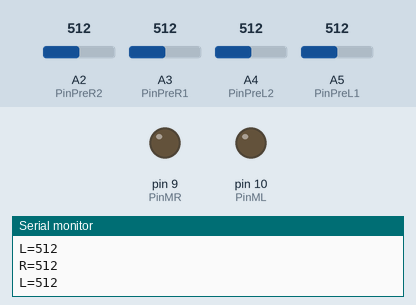
Recording of a sketch running on a simulated Arduino Uno, built with avr-gcc and run on an emulated ATmega328P. On the bench: output pins drawn as LEDs (lit = HIGH), the last lines printed to the serial monitor. The test bench sets the inputs (shaded band); at power-on: A2 (PinPreR2) = 512, A4 (PinPreL2) = 512, A3 (PinPreR1) = 512, A5 (PinPreL1) = 512.

Above: at 1.2 s.
1.3 s: A2 (PinPreR2) set to 716
At 2.1 s:
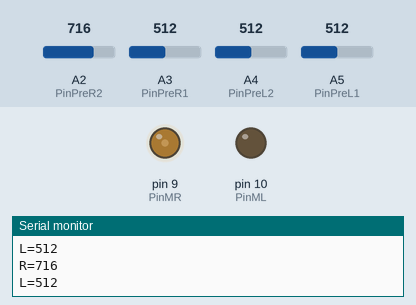
2.8 s: A4 (PinPreL2) set to 716
At 3.2 s:
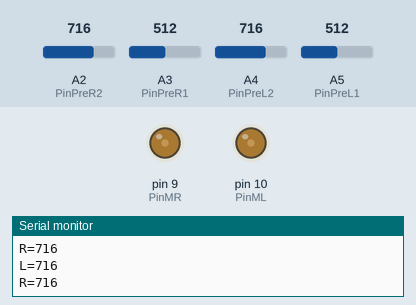
4.3 s: A3 (PinPreR1) set to 992
At 5.5 s:
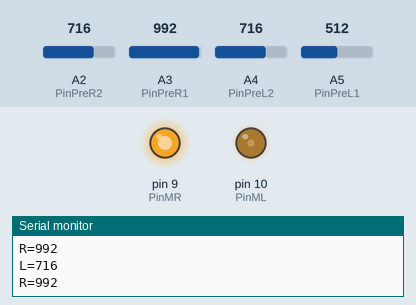
5.8 s: A5 (PinPreL1) set to 992
At 6.7 s:
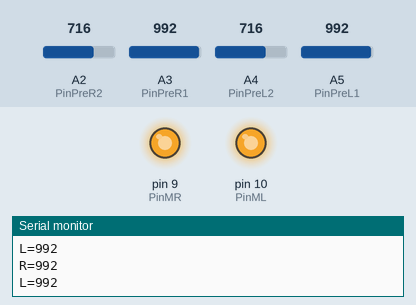
7.3 s: A3 (PinPreR1) set to 716
At 7.8 s:
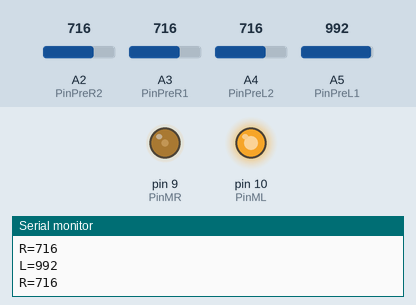
8.8 s: A2 (PinPreR2) set to 992
At 10.2 s:
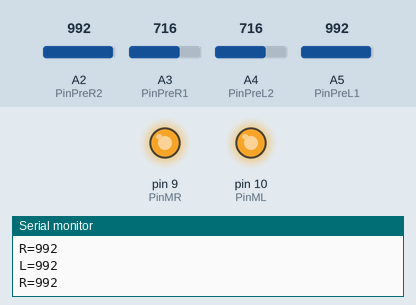
Timing chart, 0 to 11.3 s (numbered marks = the images above; inputs shaded):
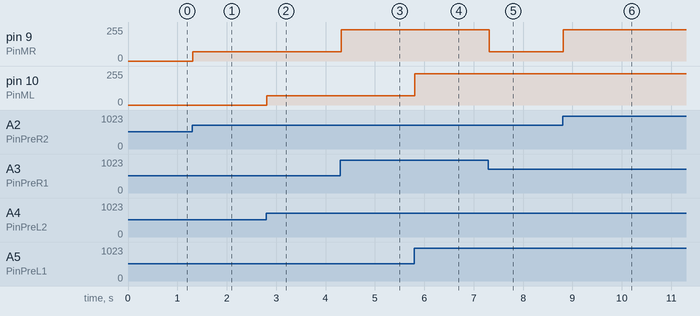

The sketch:

code.ino
```cpp
#define PinPreL1 A5
#define PinPreL2 A4
#define PinPreR1 A3
#define PinPreR2 A2
#define PinML 10
#define PinMR 9

//薄膜压力传感器参数
#define PressureValve 600//启动电机的阈值

void setup(){
  Serial.begin(9600);
  //管脚模式
  pinMode(PinPreL1, INPUT);
  pinMode(PinPreL2, INPUT);
  pinMode(PinPreR1, INPUT);
  pinMode(PinPreR2, INPUT);
  pinMode(PinML, OUTPUT);
  pinMode(PinMR, OUTPUT);
}

void loop(){
  int val = 0;
    int val1 = 0;
    int val2 = 0;
    //左侧
    val1 = analogRead(PinPreL1);
    val2 = analogRead(PinPreL2);
    val = ((val1 > val2)?val1:val2);
    Serial.print("L=");
    Serial.println(val);
    if (val >= PressureValve) {
      analogWrite(PinML, (map(val, PressureValve, 1023, 0, 255)));

    } else {
      digitalWrite(PinML, 0);

    }
    //右侧
    val1 = analogRead(PinPreR1);
    val2 = analogRead(PinPreR2);
    val = ((val1 > val2)?val1:val2);
    Serial.print("R=");
    Serial.println(val);
    if (val >= PressureValve) {
      analogWrite(PinMR, (map(val, PressureValve, 1023, 0, 255)));

    } else {
      digitalWrite(PinMR, 0);

    }

}
```

Measured:
- after the input at 1.3 s, pin 9 (PinMR): 0/255 → 69/255 at once
- after the input at 2.8 s, pin 10 (PinML): 0/255 → 69/255 at once
- after the input at 4.3 s, pin 9 (PinMR): 69/255 → 236/255 at once
- after the input at 5.8 s, pin 10 (PinML): 69/255 → 236/255 at once
- after the input at 7.3 s, pin 9 (PinMR): 236/255 → 69/255 at once
- after the input at 8.8 s, pin 9 (PinMR): 69/255 → 236/255 at once
